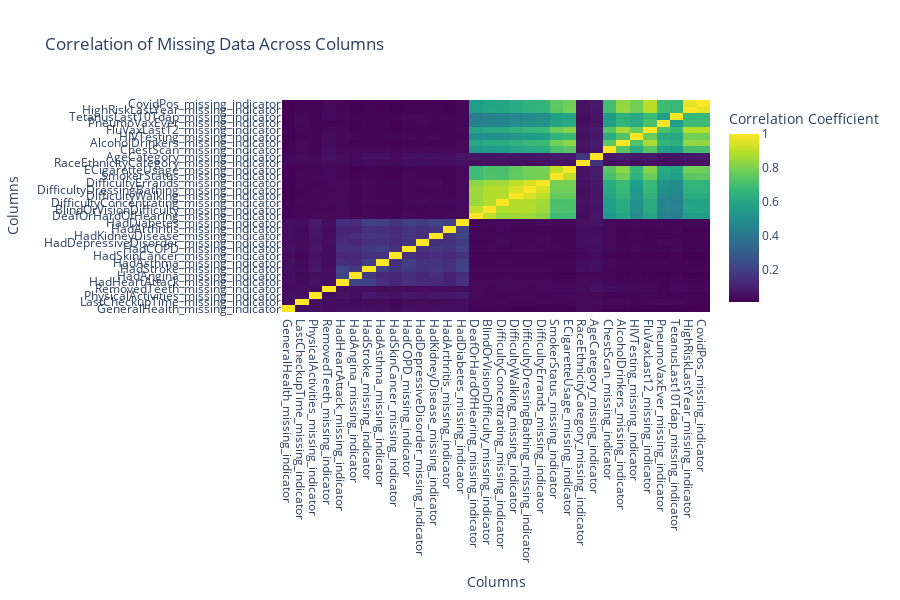

Notebook code cell kept with this figure:
### Markdown cell above
# Investigating the missingness

### Code cell
# Create a correlation matrix for missing data
missing_corr = df[missing_indicator_cols].corr()

# Create the heatmap using Plotly
fig = go.Figure(data=go.Heatmap(
    z=missing_corr.values,
    x=missing_corr.columns,
    y=missing_corr.index,
    colorscale='Viridis',
    colorbar=dict(title="Correlation Coefficient"),
))

# Update layout for better styling
fig.update_layout(
    title="Correlation of Missing Data Across Columns",
    xaxis_title="Columns",
    yaxis_title="Columns",
    xaxis=dict(tickmode='array', tickvals=np.arange(len(missing_corr.columns)), ticktext=missing_corr.columns),
    yaxis=dict(tickmode='array', tickvals=np.arange(len(missing_corr.index)), ticktext=missing_corr.index),
    autosize=True,
    height=600
)

# Show the plot
fig.show()

### Figure 1 — Plotly figure (JSON) as saved in the notebook; plotly's stock layout.template omitted (floating-point values rounded to 4 significant figures; data arrays with more than 128 entries replaced by an {"elided": "..."} marker saying what was removed)
{"data": [{"colorbar": {"title": {"text": "Correlation Coefficient"}}, "colorscale": [[0, "#440154"], [0.1111, "#482878"], [0.2222, "#3e4989"], [0.3333, "#31688e"], [0.4444, "#26828e"], [0.5556, "#1f9e89"], [0.6667, "#35b779"], [0.7778, "#6ece58"], [0.8889, "#b5de2b"], [1, "#fde725"]], "type": "heatmap", "x": ["GeneralHealth_missing_indicator", "LastCheckupTime_missing_indicator", "PhysicalActivities_missing_indicator", "RemovedTeeth_missing_indicator", "HadHeartAttack_missing_indicator", "HadAngina_missing_indicator", "HadStroke_missing_indicator", "HadAsthma_missing_indicator", "HadSkinCancer_missing_indicator", "HadCOPD_missing_indicator", "HadDepressiveDisorder_missing_indicator", "HadKidneyDisease_missing_indicator", "HadArthritis_missing_indicator", "HadDiabetes_missing_indicator", "DeafOrHardOfHearing_missing_indicator", "BlindOrVisionDifficulty_missing_indicator", "DifficultyConcentrating_missing_indicator", "DifficultyWalking_missing_indicator", "DifficultyDressingBathing_missing_indicator", "DifficultyErrands_missing_indicator", "SmokerStatus_missing_indicator", "ECigaretteUsage_missing_indicator", "RaceEthnicityCategory_missing_indicator", "AgeCategory_missing_indicator", "ChestScan_missing_indicator", "AlcoholDrinkers_missing_indicator", "HIVTesting_missing_indicator", "FluVaxLast12_missing_indicator", "PneumoVaxEver_missing_indicator", "TetanusLast10Tdap_missing_indicator", "HighRiskLastYear_missing_indicator", "CovidPos_missing_indicator"], "y": ["GeneralHealth_missing_indicator", "LastCheckupTime_missing_indicator", "PhysicalActivities_missing_indicator", "RemovedTeeth_missing_indicator", "HadHeartAttack_missing_indicator", "HadAngina_missing_indicator", "HadStroke_missing_indicator", "HadAsthma_missing_indicator", "HadSkinCancer_missing_indicator", "HadCOPD_missing_indicator", "HadDepressiveDisorder_missing_indicator", "HadKidneyDisease_missing_indicator", "HadArthritis_missing_indicator", "HadDiabetes_missing_indicator", "DeafOrHardOfHearing_missing_indicator", "BlindOrVisionDifficulty_missing_indicator", "DifficultyConcentrating_missing_indicator", "DifficultyWalking_missing_indicator", "DifficultyDressingBathing_missing_indicator", "DifficultyErrands_missing_indicator", "SmokerStatus_missing_indicator", "ECigaretteUsage_missing_indicator", "RaceEthnicityCategory_missing_indicator", "AgeCategory_missing_indicator", "ChestScan_missing_indicator", "AlcoholDrinkers_missing_indicator", "HIVTesting_missing_indicator", "FluVaxLast12_missing_indicator", "PneumoVaxEver_missing_indicator", "TetanusLast10Tdap_missing_indicator", "HighRiskLastYear_missing_indicator", "CovidPos_missing_indicator"], "z": {"elided": "32x32 float values"}}], "layout": {"autosize": true, "height": 600, "title": {"text": "Correlation of Missing Data Across Columns"}, "xaxis": {"tickmode": "array", "ticktext": ["GeneralHealth_missing_indicator", "LastCheckupTime_missing_indicator", "PhysicalActivities_missing_indicator", "RemovedTeeth_missing_indicator", "HadHeartAttack_missing_indicator", "HadAngina_missing_indicator", "HadStroke_missing_indicator", "HadAsthma_missing_indicator", "HadSkinCancer_missing_indicator", "HadCOPD_missing_indicator", "HadDepressiveDisorder_missing_indicator", "HadKidneyDisease_missing_indicator", "HadArthritis_missing_indicator", "HadDiabetes_missing_indicator", "DeafOrHardOfHearing_missing_indicator", "BlindOrVisionDifficulty_missing_indicator", "DifficultyConcentrating_missing_indicator", "DifficultyWalking_missing_indicator", "DifficultyDressingBathing_missing_indicator", "DifficultyErrands_missing_indicator", "SmokerStatus_missing_indicator", "ECigaretteUsage_missing_indicator", "RaceEthnicityCategory_missing_indicator", "AgeCategory_missing_indicator", "ChestScan_missing_indicator", "AlcoholDrinkers_missing_indicator", "HIVTesting_missing_indicator", "FluVaxLast12_missing_indicator", "PneumoVaxEver_missing_indicator", "TetanusLast10Tdap_missing_indicator", "HighRiskLastYear_missing_indicator", "CovidPos_missing_indicator"], "tickvals": [0, 1, 2, 3, 4, 5, 6, 7, 8, 9, 10, 11, 12, 13, 14, 15, 16, 17, 18, 19, 20, 21, 22, 23, 24, 25, 26, 27, 28, 29, 30, 31], "title": {"text": "Columns"}}, "yaxis": {"tickmode": "array", "ticktext": ["GeneralHealth_missing_indicator", "LastCheckupTime_missing_indicator", "PhysicalActivities_missing_indicator", "RemovedTeeth_missing_indicator", "HadHeartAttack_missing_indicator", "HadAngina_missing_indicator", "HadStroke_missing_indicator", "HadAsthma_missing_indicator", "HadSkinCancer_missing_indicator", "HadCOPD_missing_indicator", "HadDepressiveDisorder_missing_indicator", "HadKidneyDisease_missing_indicator", "HadArthritis_missing_indicator", "HadDiabetes_missing_indicator", "DeafOrHardOfHearing_missing_indicator", "BlindOrVisionDifficulty_missing_indicator", "DifficultyConcentrating_missing_indicator", "DifficultyWalking_missing_indicator", "DifficultyDressingBathing_missing_indicator", "DifficultyErrands_missing_indicator", "SmokerStatus_missing_indicator", "ECigaretteUsage_missing_indicator", "RaceEthnicityCategory_missing_indicator", "AgeCategory_missing_indicator", "ChestScan_missing_indicator", "AlcoholDrinkers_missing_indicator", "HIVTesting_missing_indicator", "FluVaxLast12_missing_indicator", "PneumoVaxEver_missing_indicator", "TetanusLast10Tdap_missing_indicator", "HighRiskLastYear_missing_indicator", "CovidPos_missing_indicator"], "tickvals": [0, 1, 2, 3, 4, 5, 6, 7, 8, 9, 10, 11, 12, 13, 14, 15, 16, 17, 18, 19, 20, 21, 22, 23, 24, 25, 26, 27, 28, 29, 30, 31], "title": {"text": "Columns"}}}}
